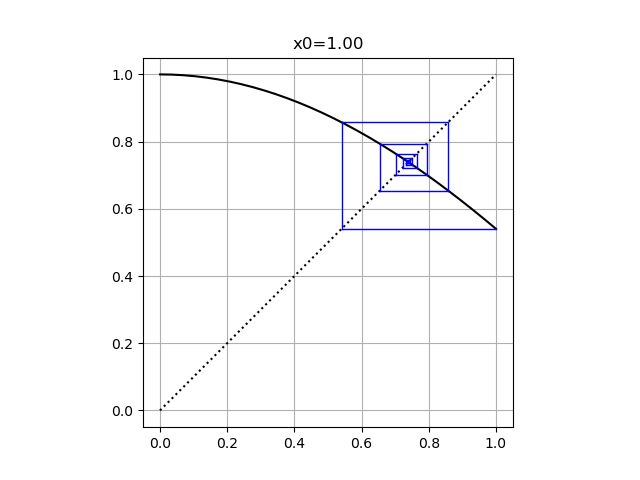

The script that saved this image:
#! /usr/bin/env python3  
#
def cobweb_plot ( f, x0, N, a = 0, b = 1 ):

#*****************************************************************************80
#
## cobweb_plot makes a cobweb plot of a function iteration.
#
#  Licensing:
#
#    This code is distributed under the GNU LGPL license. 
#
#  Modified:
#
#    27 February 2020
#
#  Author:
#
#    John D Cook.
#    Modifications by John Burkardt
#
#  Reference:
#
#    John D Cook,
#    Cobweb plots,
#    https://www.johndcook.com/blog/2020/01/19/cobweb-plots/
#    Posted 19 January 2020.
#
  import matplotlib.pyplot as plt
  import numpy as np
#
#  Plot the function.
#
  t = np.linspace ( a, b, N )
  plt.plot ( t, f ( t ), 'k' )
#
#  Plot the dotted line y = x.
#
  plt.plot ( t, t, "k:" )
#   
#  Plot the iterates.
#
  x = x0
  y = f ( x0 )
  for _ in range ( N ):
    fy = f ( y )
    plt.plot ( [x, y], [y,  y], 'b', linewidth = 1 )
    plt.plot ( [y, y], [y, fy], 'b', linewidth = 1 )
    x = y
    y = fy
#
#  Give x and y axis the same scale.
#
  plt.axis ( 'equal' )
#
#  Save a copy of the figure.
#
  filename = 'cobweb_plot.png'
  plt.savefig ( filename )
  print ( '  Graphics saved as "%s"' % ( filename ) )
#
#  Show the figure.
#
  plt.show()
  plt.close()

  return

def cobweb_plot_test ( ):

#*****************************************************************************80
#
## cobweb_plot_test tests cobweb_plot
#
#  Licensing:
#
#    This code is distributed under the GNU LGPL license. 
#
#  Modified:
#
#    27 February 2020
#
#  Author:
#
#    John D Cook.
#    Modifications by John Burkardt
#
  import numpy as np
  import platform

  print ( '' )
  print ( 'cobweb_plot_test' )
  print ( '  Python version: %s' % ( platform.python_version ( ) ) )
  print ( '  Test cobweb_plot.' )

  cobweb_plot ( np.cos, 1.0, 20 )
#
#  Terminate.
#
  print ( '' )
  print ( 'cobweb_plot_test:' )
  print ( '  Normal end of execution.' )
  return

def timestamp ( ):

#*****************************************************************************80
#
## timestamp prints the date as a timestamp.
#
#  Licensing:
#
#    This code is distributed under the GNU LGPL license. 
#
#  Modified:
#
#    21 August 2019
#
#  Author:
#
#    John Burkardt
#
  import time

  t = time.time ( )
  print ( time.ctime ( t ) )

  return

if ( __name__ == '__main__' ):
  timestamp ( )
  cobweb_plot_test ( )
  timestamp ( )
